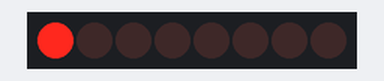
Recording of a sketch running on a simulated Arduino Uno, built with avr-gcc and run on an emulated ATmega328P. Parts: 8 shift-register outputs drawn as a row of LEDs (first output left, lit = HIGH). Wiring (inferred from the names in the program): shift register (74HC595): data pin 8; shift clock pin 10; latch pin 9. Wiring (inferred from the signals the program sends): row of LEDs: on Q0, Q1, Q2, Q3, Q4, Q5, Q6, Q7.

Above: at 0.05 s.
At 0.45 s:
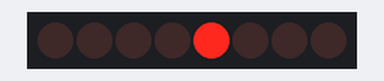
At 0.75 s:
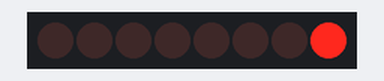
At 1.55 s:
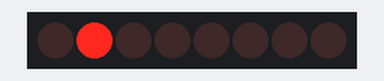
At 2.35 s:
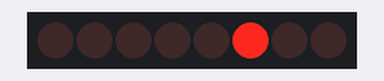
At 3.15 s:
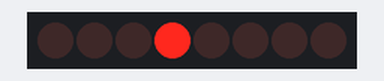
Timing chart, 0 to 3.5 s (numbered marks = the images above):
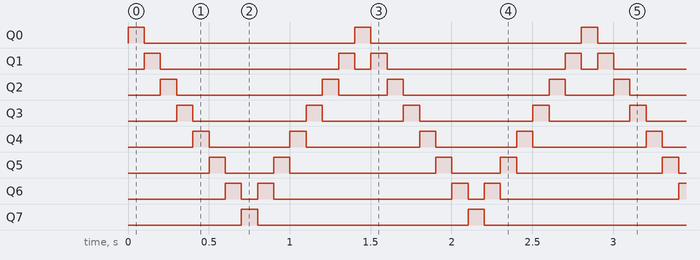

Measured:
- by itself, Q0, Q7: alternates HIGH for 0.10 s and LOW for 1.3 s
- by itself, Q1: repeats every 1.4 s: LOW 1.1 s, HIGH 0.10 s, LOW 0.10 s, HIGH 0.10 s
- by itself, Q2: repeats every 1.4 s: LOW 0.90 s, HIGH 0.10 s, LOW 0.30 s, HIGH 0.10 s
- by itself, Q3: repeats every 1.4 s: LOW 0.70 s, HIGH 0.10 s, LOW 0.50 s, HIGH 0.10 s
- by itself, Q4: repeats every 1.4 s: LOW 0.50 s, HIGH 0.10 s, LOW 0.70 s, HIGH 0.10 s
- by itself, Q5: repeats every 1.4 s: LOW 0.30 s, HIGH 0.10 s, LOW 0.90 s, HIGH 0.10 s
- by itself, Q6: repeats every 1.4 s: LOW 0.10 s, HIGH 0.10 s, LOW 1.1 s, HIGH 0.10 s

The sketch:

shiftRegister.ino
```cpp
const int DATA = 8;
const int LATCH = 9;
const int CLK = 10;

int seq[14] = {1,2,4,8,16,32,64,128,64,32,16,8,4,2};

void setup() {
  pinMode(DATA, OUTPUT);
  pinMode(LATCH, OUTPUT);
  pinMode(CLK, OUTPUT);

  digitalWrite(LATCH, LOW);
  shiftOut(DATA, CLK, MSBFIRST, B01010101);
  digitalWrite(LATCH, HIGH);
}

void loop() {
  for(int i =0;i< 14 ; i++) {
      digitalWrite(LATCH, LOW);
  shiftOut(DATA, CLK, MSBFIRST, seq[i]);
  digitalWrite(LATCH, HIGH);
    delay(100);
  }
}
```
